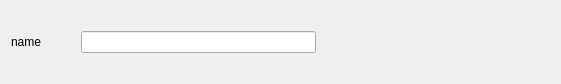
<?xml version="1.0" encoding="UTF-8"?>
<ui version="4.0">
 <class>Setting</class>
 <widget class="QWidget" name="Setting">
  <property name="geometry">
   <rect>
    <x>0</x>
    <y>0</y>
    <width>561</width>
    <height>84</height>
   </rect>
  </property>
  <property name="windowTitle">
   <string>Form</string>
  </property>
  <layout class="QHBoxLayout" name="horizontalLayout">
   <item>
    <widget class="QLabel" name="_name">
     <property name="minimumSize">
      <size>
       <width>64</width>
       <height>0</height>
      </size>
     </property>
     <property name="text">
      <string>name</string>
     </property>
    </widget>
   </item>
   <item>
    <widget class="QLineEdit" name="_value"/>
   </item>
   <item>
    <spacer name="horizontalSpacer">
     <property name="orientation">
      <enum>Qt::Horizontal</enum>
     </property>
     <property name="sizeHint" stdset="0">
      <size>
       <width>40</width>
       <height>20</height>
      </size>
     </property>
    </spacer>
   </item>
  </layout>
 </widget>
 <resources/>
 <connections/>
</ui>
